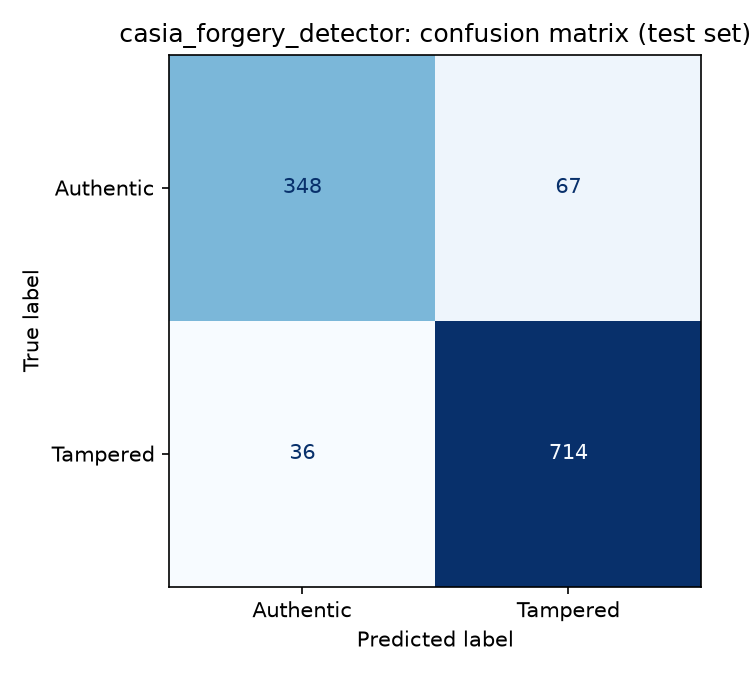
#> input picture reports/casia_forgery_detector_confusion_matrix.png, 750 x 675 px
$ python -i ela.py   (imports and definitions only)
#> lines starting #> are read from the running program, lines starting #| are printed output that depends on the picture
#> further down, picture is the input picture: PIL image 750x675 RGBA; mean R, G, B, A 193.9, 209.3, 223.7, 255
"""Error Level Analysis (ELA).

IMPORTANT: this single function is used by BOTH training (train/) and the website
backend, so the model sees identical preprocessing in both places. Do not change the
parameters after training the forgery model without retraining it.
"""
import io
import numpy as np
from PIL import Image, ImageChops, ImageEnhance

ELA_QUALITY = 90
ELA_SIZE = (128, 128)


def ela_pil(img: Image.Image, quality: int = ELA_QUALITY) -> Image.Image:
    """Return the ELA map of a PIL image as a full-size RGB PIL image."""
#> called with quality = 90
    original = img.convert("RGB")
    buffer = io.BytesIO()
    original.save(buffer, "JPEG", quality=quality)
    buffer.seek(0)
    resaved = Image.open(buffer).convert("RGB")
    diff = ImageChops.difference(original, resaved)
    extrema = diff.getextrema()
#> extrema = ((0, 34), (0, 19), (0, 49))
    max_diff = max(e[1] for e in extrema) or 1
#> max_diff = 49
    return ImageEnhance.Brightness(diff).enhance(255.0 / max_diff)
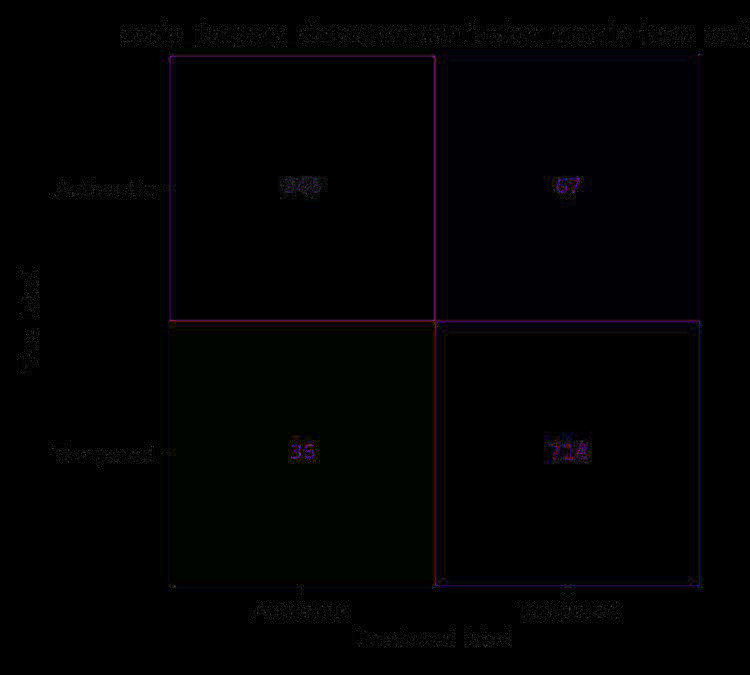
#> returned value: PIL image 750x675 RGB; mean R, G, B 1.6, 1.6, 2.5


def ela_array(img: Image.Image, size=ELA_SIZE) -> np.ndarray:
    """ELA map resized to `size`, returned as a uint8 array (H, W, 3).
    The model rescales /255 itself, so we keep raw 0-255 values here."""
    return np.array(ela_pil(img).resize(size), dtype=np.uint8)
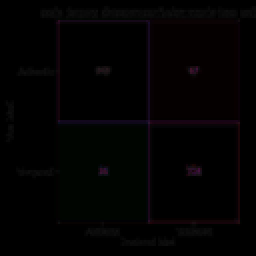
#> returned value: shape (128, 128, 3) (shown 2 times larger); mean of channels 0, 1, 2 1.7, 1.7, 2.5; drawn as B, G, R

>>> from PIL import Image
>>> picture = Image.open('../reports/casia_forgery_detector_confusion_matrix.png')
>>> result = ela_array(picture)

$ run again, on reports/casia_forgery_detector_curves.png
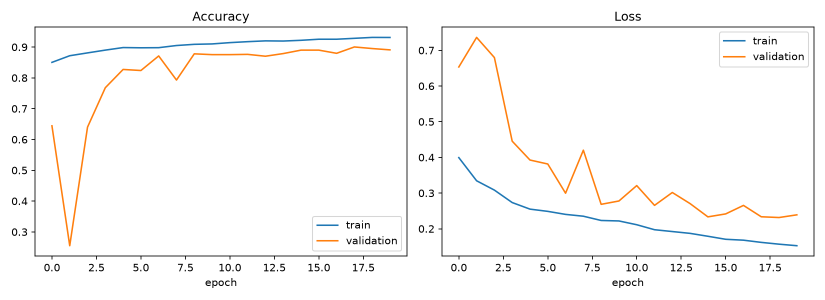
#> input picture reports/casia_forgery_detector_curves.png, 1650 x 600 px (shown at 1/2 size)
#> picture is the input picture: PIL image 1650x600 RGBA; mean R, G, B, A 249.8, 249.3, 248.7, 255
#> in ela_pil, `diff = ImageChops.difference(original, resaved)`:
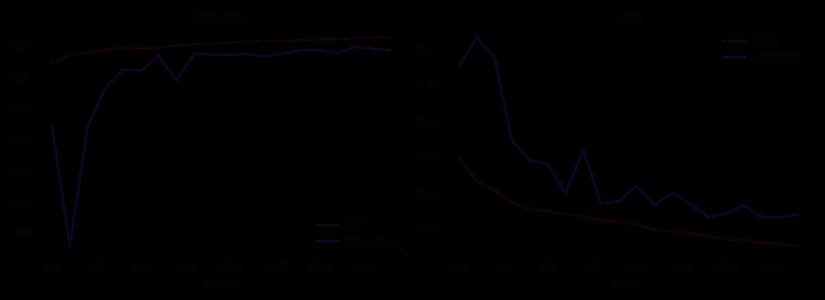
#> diff: PIL image 1650x600 RGB (shown at 1/2 size); mean R, G, B 0.4, 0.2, 0.7
#> extrema = ((0, 64), (0, 27), (0, 94))
#> max_diff = 94
#> in ela_array, `return np.array(ela_pil(img).resize(size), dtype=np.uint8)`:
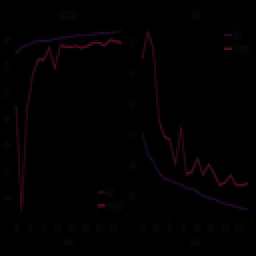
#> returned value: shape (128, 128, 3) (shown 2 times larger); mean of channels 0, 1, 2 1.2, 0.6, 1.8; drawn as B, G, R

$ run again, on reports/cifake_ai_detector_confusion_matrix.png
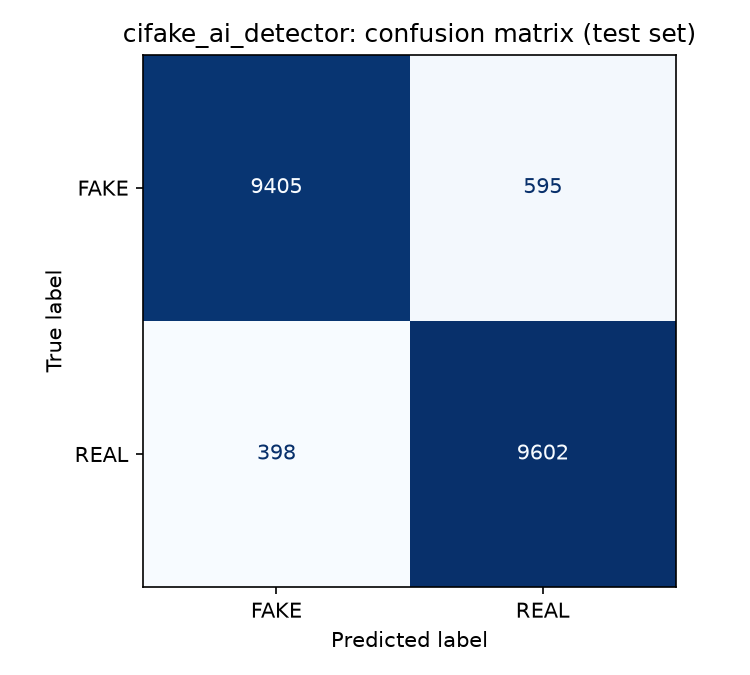
#> input picture reports/cifake_ai_detector_confusion_matrix.png, 750 x 675 px
#> picture is the input picture: PIL image 750x675 RGBA; mean R, G, B, A 179.2, 192.2, 210.2, 255
#> extrema = ((0, 30), (0, 17), (0, 46))
#> max_diff = 46
#> in ela_pil, `return ImageEnhance.Brightness(diff).enhance(255.0 / max_diff)`:
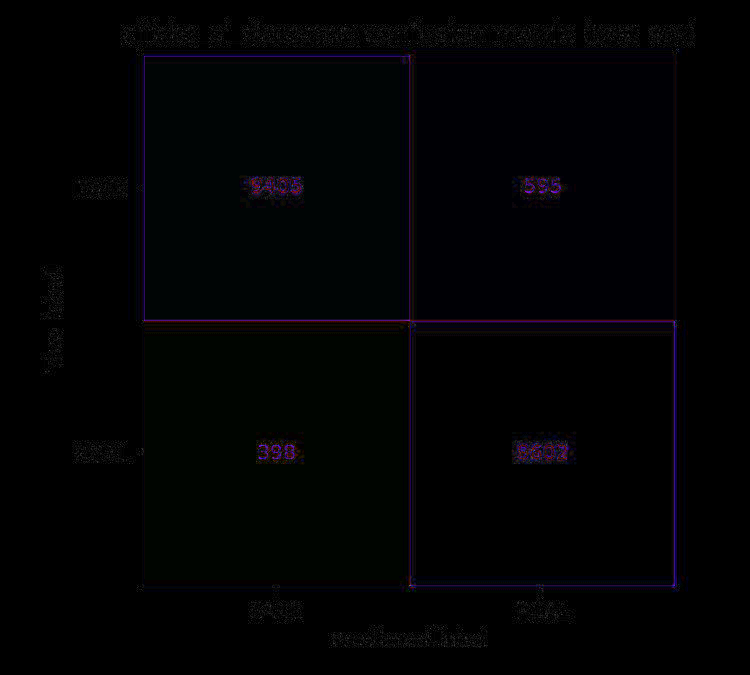
#> returned value: PIL image 750x675 RGB; mean R, G, B 1.6, 2.2, 3.3
#> in ela_array, `return np.array(ela_pil(img).resize(size), dtype=np.uint8)`:
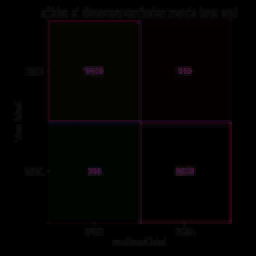
#> returned value: shape (128, 128, 3) (shown 2 times larger); mean of channels 0, 1, 2 1.6, 2.2, 3.3; drawn as B, G, R

$ run again, on reports/cifake_ai_detector_curves.png
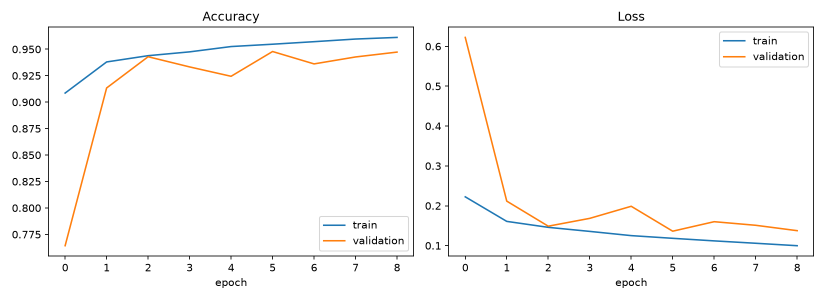
#> input picture reports/cifake_ai_detector_curves.png, 1650 x 600 px (shown at 1/2 size)
#> picture is the input picture: PIL image 1650x600 RGBA; mean R, G, B, A 249.9, 249.5, 249.1, 255
#> in ela_pil, `diff = ImageChops.difference(original, resaved)`:
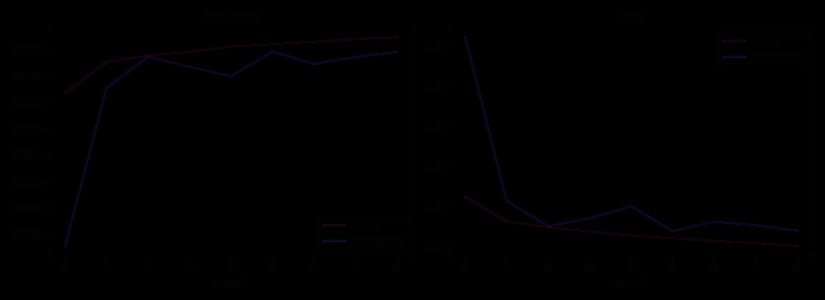
#> diff: PIL image 1650x600 RGB (shown at 1/2 size); mean R, G, B 0.4, 0.2, 0.6
#> extrema = ((0, 61), (0, 26), (0, 86))
#> max_diff = 86
#> in ela_array, `return np.array(ela_pil(img).resize(size), dtype=np.uint8)`:
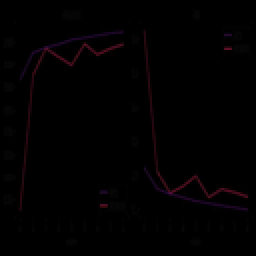
#> returned value: shape (128, 128, 3) (shown 2 times larger); mean of channels 0, 1, 2 1.1, 0.5, 1.7; drawn as B, G, R
